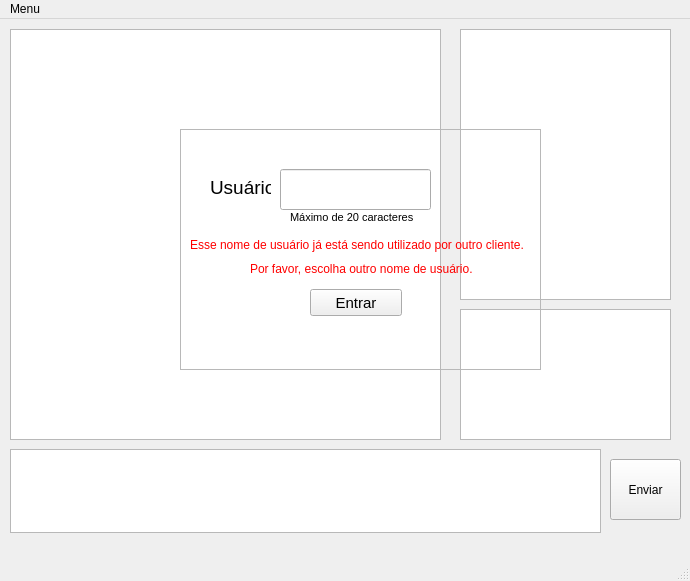
<?xml version="1.0" encoding="UTF-8"?>
<ui version="4.0">
 <class>MainWindow</class>
 <widget class="QMainWindow" name="MainWindow">
  <property name="enabled">
   <bool>true</bool>
  </property>
  <property name="geometry">
   <rect>
    <x>0</x>
    <y>0</y>
    <width>690</width>
    <height>581</height>
   </rect>
  </property>
  <property name="windowTitle">
   <string>MainWindow</string>
  </property>
  <widget class="QWidget" name="centralWidget">
   <widget class="QPlainTextEdit" name="txt_digita">
    <property name="geometry">
     <rect>
      <x>10</x>
      <y>430</y>
      <width>591</width>
      <height>84</height>
     </rect>
    </property>
   </widget>
   <widget class="QPlainTextEdit" name="txt_chat">
    <property name="enabled">
     <bool>true</bool>
    </property>
    <property name="geometry">
     <rect>
      <x>10</x>
      <y>10</y>
      <width>431</width>
      <height>411</height>
     </rect>
    </property>
    <property name="textInteractionFlags">
     <set>Qt::TextSelectableByKeyboard|Qt::TextSelectableByMouse</set>
    </property>
   </widget>
   <widget class="QPlainTextEdit" name="txt_usuarios">
    <property name="enabled">
     <bool>true</bool>
    </property>
    <property name="geometry">
     <rect>
      <x>460</x>
      <y>10</y>
      <width>211</width>
      <height>271</height>
     </rect>
    </property>
    <property name="textInteractionFlags">
     <set>Qt::TextSelectableByKeyboard|Qt::TextSelectableByMouse</set>
    </property>
   </widget>
   <widget class="QPlainTextEdit" name="txt_msg_controle">
    <property name="enabled">
     <bool>true</bool>
    </property>
    <property name="geometry">
     <rect>
      <x>460</x>
      <y>290</y>
      <width>211</width>
      <height>131</height>
     </rect>
    </property>
    <property name="textInteractionFlags">
     <set>Qt::TextSelectableByKeyboard|Qt::TextSelectableByMouse</set>
    </property>
   </widget>
   <widget class="QPushButton" name="btn_enviar">
    <property name="geometry">
     <rect>
      <x>610</x>
      <y>440</y>
      <width>71</width>
      <height>61</height>
     </rect>
    </property>
    <property name="styleSheet">
     <string notr="true"/>
    </property>
    <property name="text">
     <string>Enviar</string>
    </property>
   </widget>
   <widget class="QFrame" name="fr_inicial">
    <property name="geometry">
     <rect>
      <x>180</x>
      <y>110</y>
      <width>361</width>
      <height>241</height>
     </rect>
    </property>
    <property name="font">
     <font>
      <family>Helvetica</family>
      <pointsize>11</pointsize>
     </font>
    </property>
    <property name="frameShape">
     <enum>QFrame::StyledPanel</enum>
    </property>
    <property name="frameShadow">
     <enum>QFrame::Raised</enum>
    </property>
    <widget class="QLineEdit" name="line_login">
     <property name="geometry">
      <rect>
       <x>100</x>
       <y>40</y>
       <width>151</width>
       <height>41</height>
      </rect>
     </property>
     <property name="font">
      <font>
       <family>Helvetica</family>
       <pointsize>15</pointsize>
      </font>
     </property>
     <property name="text">
      <string/>
     </property>
    </widget>
    <widget class="QPushButton" name="btn_entrar">
     <property name="geometry">
      <rect>
       <x>130</x>
       <y>160</y>
       <width>92</width>
       <height>27</height>
      </rect>
     </property>
     <property name="text">
      <string>Entrar</string>
     </property>
     <property name="default">
      <bool>false</bool>
     </property>
    </widget>
    <widget class="QLabel" name="lbl_usuario">
     <property name="geometry">
      <rect>
       <x>30</x>
       <y>50</y>
       <width>61</width>
       <height>17</height>
      </rect>
     </property>
     <property name="font">
      <font>
       <pointsize>14</pointsize>
      </font>
     </property>
     <property name="text">
      <string>Usuário</string>
     </property>
    </widget>
    <widget class="QLabel" name="lbl_max_caracteres">
     <property name="geometry">
      <rect>
       <x>110</x>
       <y>80</y>
       <width>161</width>
       <height>17</height>
      </rect>
     </property>
     <property name="font">
      <font>
       <pointsize>8</pointsize>
      </font>
     </property>
     <property name="text">
      <string>Máximo de 20 caracteres</string>
     </property>
    </widget>
    <widget class="QLabel" name="lbl_usuario_existente">
     <property name="geometry">
      <rect>
       <x>10</x>
       <y>100</y>
       <width>351</width>
       <height>31</height>
      </rect>
     </property>
     <property name="font">
      <font>
       <pointsize>9</pointsize>
      </font>
     </property>
     <property name="styleSheet">
      <string notr="true">color:rgb(255,0,0)</string>
     </property>
     <property name="text">
      <string>Esse nome de usuário já está sendo utilizado por outro cliente.</string>
     </property>
    </widget>
    <widget class="QLabel" name="lbl_escolher_usuario">
     <property name="geometry">
      <rect>
       <x>70</x>
       <y>130</y>
       <width>241</width>
       <height>20</height>
      </rect>
     </property>
     <property name="font">
      <font>
       <pointsize>9</pointsize>
      </font>
     </property>
     <property name="styleSheet">
      <string notr="true">color:rgb(255,0,0)</string>
     </property>
     <property name="text">
      <string>Por favor, escolha outro nome de usuário.</string>
     </property>
    </widget>
   </widget>
  </widget>
  <widget class="QMenuBar" name="menuBar">
   <property name="geometry">
    <rect>
     <x>0</x>
     <y>0</y>
     <width>690</width>
     <height>25</height>
    </rect>
   </property>
   <widget class="QMenu" name="menuMenu">
    <property name="title">
     <string>Menu</string>
    </property>
    <addaction name="actionConectar"/>
    <addaction name="actionDesconectar"/>
    <addaction name="separator"/>
    <addaction name="actionSair"/>
   </widget>
   <addaction name="menuMenu"/>
  </widget>
  <widget class="QStatusBar" name="statusBar"/>
  <action name="actionConectar">
   <property name="text">
    <string>Conectar</string>
   </property>
  </action>
  <action name="actionSair">
   <property name="text">
    <string>Sair</string>
   </property>
  </action>
  <action name="actionDesconectar">
   <property name="text">
    <string>Desconectar</string>
   </property>
  </action>
 </widget>
 <layoutdefault spacing="6" margin="11"/>
 <resources/>
 <connections/>
</ui>
